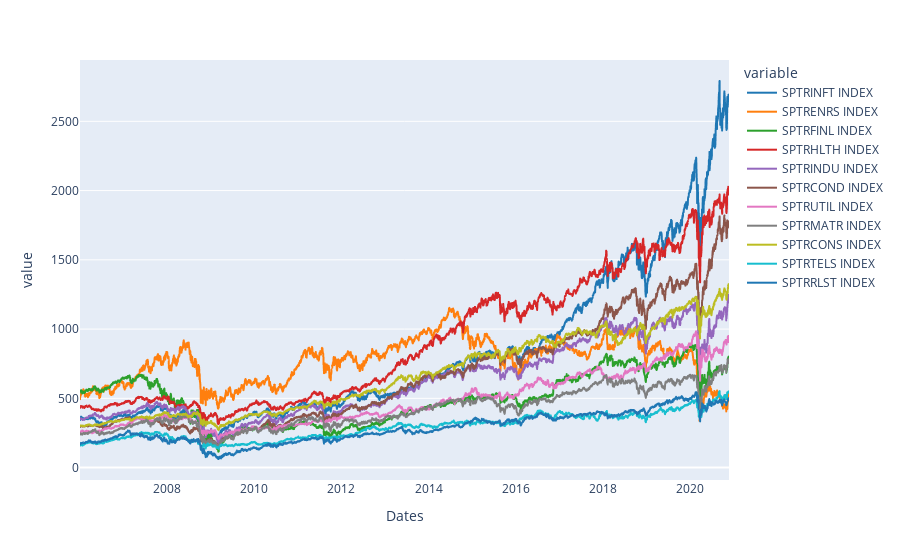

Notebook source saved alongside this figure:
### Markdown cell above
Plotting the index returns over time:

### Code cell
indexes = pd.read_csv('bb_prices.csv')
indexes['Dates'] = pd.to_datetime(indexes['Dates'])

fig2 = px.line(indexes, x='Dates', y=indexes.columns[2:], color_discrete_sequence=px.colors.qualitative.D3)
fig2.update_xaxes(showgrid=False)
fig2.show()

### Figure 1 — Plotly figure (JSON) as saved in the notebook; plotly's stock layout.template omitted (floating-point values rounded to 4 significant figures; data arrays with more than 128 entries replaced by an {"elided": "..."} marker saying what was removed)
{"data": [{"hovertemplate": "variable=SPTRINFT INDEX<br>Dates=%{x}<br>value=%{y}<extra></extra>", "legendgroup": "SPTRINFT INDEX", "line": {"color": "#1F77B4", "dash": "solid"}, "mode": "lines", "name": "SPTRINFT INDEX", "showlegend": true, "type": "scattergl", "x": {"elided": "3885 str values"}, "xaxis": "x", "y": {"elided": "3885 float values"}, "yaxis": "y"}, {"hovertemplate": "variable=SPTRENRS INDEX<br>Dates=%{x}<br>value=%{y}<extra></extra>", "legendgroup": "SPTRENRS INDEX", "line": {"color": "#FF7F0E", "dash": "solid"}, "mode": "lines", "name": "SPTRENRS INDEX", "showlegend": true, "type": "scattergl", "x": {"elided": "3885 str values"}, "xaxis": "x", "y": {"elided": "3885 float values"}, "yaxis": "y"}, {"hovertemplate": "variable=SPTRFINL INDEX<br>Dates=%{x}<br>value=%{y}<extra></extra>", "legendgroup": "SPTRFINL INDEX", "line": {"color": "#2CA02C", "dash": "solid"}, "mode": "lines", "name": "SPTRFINL INDEX", "showlegend": true, "type": "scattergl", "x": {"elided": "3885 str values"}, "xaxis": "x", "y": {"elided": "3885 float values"}, "yaxis": "y"}, {"hovertemplate": "variable=SPTRHLTH INDEX<br>Dates=%{x}<br>value=%{y}<extra></extra>", "legendgroup": "SPTRHLTH INDEX", "line": {"color": "#D62728", "dash": "solid"}, "mode": "lines", "name": "SPTRHLTH INDEX", "showlegend": true, "type": "scattergl", "x": {"elided": "3885 str values"}, "xaxis": "x", "y": {"elided": "3885 float values"}, "yaxis": "y"}, {"hovertemplate": "variable=SPTRINDU INDEX<br>Dates=%{x}<br>value=%{y}<extra></extra>", "legendgroup": "SPTRINDU INDEX", "line": {"color": "#9467BD", "dash": "solid"}, "mode": "lines", "name": "SPTRINDU INDEX", "showlegend": true, "type": "scattergl", "x": {"elided": "3885 str values"}, "xaxis": "x", "y": {"elided": "3885 float values"}, "yaxis": "y"}, {"hovertemplate": "variable=SPTRCOND INDEX<br>Dates=%{x}<br>value=%{y}<extra></extra>", "legendgroup": "SPTRCOND INDEX", "line": {"color": "#8C564B", "dash": "solid"}, "mode": "lines", "name": "SPTRCOND INDEX", "showlegend": true, "type": "scattergl", "x": {"elided": "3885 str values"}, "xaxis": "x", "y": {"elided": "3885 float values"}, "yaxis": "y"}, {"hovertemplate": "variable=SPTRUTIL INDEX<br>Dates=%{x}<br>value=%{y}<extra></extra>", "legendgroup": "SPTRUTIL INDEX", "line": {"color": "#E377C2", "dash": "solid"}, "mode": "lines", "name": "SPTRUTIL INDEX", "showlegend": true, "type": "scattergl", "x": {"elided": "3885 str values"}, "xaxis": "x", "y": {"elided": "3885 float values"}, "yaxis": "y"}, {"hovertemplate": "variable=SPTRMATR INDEX<br>Dates=%{x}<br>value=%{y}<extra></extra>", "legendgroup": "SPTRMATR INDEX", "line": {"color": "#7F7F7F", "dash": "solid"}, "mode": "lines", "name": "SPTRMATR INDEX", "showlegend": true, "type": "scattergl", "x": {"elided": "3885 str values"}, "xaxis": "x", "y": {"elided": "3885 float values"}, "yaxis": "y"}, {"hovertemplate": "variable=SPTRCONS INDEX<br>Dates=%{x}<br>value=%{y}<extra></extra>", "legendgroup": "SPTRCONS INDEX", "line": {"color": "#BCBD22", "dash": "solid"}, "mode": "lines", "name": "SPTRCONS INDEX", "showlegend": true, "type": "scattergl", "x": {"elided": "3885 str values"}, "xaxis": "x", "y": {"elided": "3885 float values"}, "yaxis": "y"}, {"hovertemplate": "variable=SPTRTELS INDEX<br>Dates=%{x}<br>value=%{y}<extra></extra>", "legendgroup": "SPTRTELS INDEX", "line": {"color": "#17BECF", "dash": "solid"}, "mode": "lines", "name": "SPTRTELS INDEX", "showlegend": true, "type": "scattergl", "x": {"elided": "3885 str values"}, "xaxis": "x", "y": {"elided": "3885 float values"}, "yaxis": "y"}, {"hovertemplate": "variable=SPTRRLST INDEX<br>Dates=%{x}<br>value=%{y}<extra></extra>", "legendgroup": "SPTRRLST INDEX", "line": {"color": "#1F77B4", "dash": "solid"}, "mode": "lines", "name": "SPTRRLST INDEX", "showlegend": true, "type": "scattergl", "x": {"elided": "3885 str values"}, "xaxis": "x", "y": {"elided": "3885 float values"}, "yaxis": "y"}], "layout": {"legend": {"title": {"text": "variable"}, "tracegroupgap": 0}, "margin": {"t": 60}, "xaxis": {"anchor": "y", "domain": [0, 1], "showgrid": false, "title": {"text": "Dates"}}, "yaxis": {"anchor": "x", "domain": [0, 1], "title": {"text": "value"}}}}
